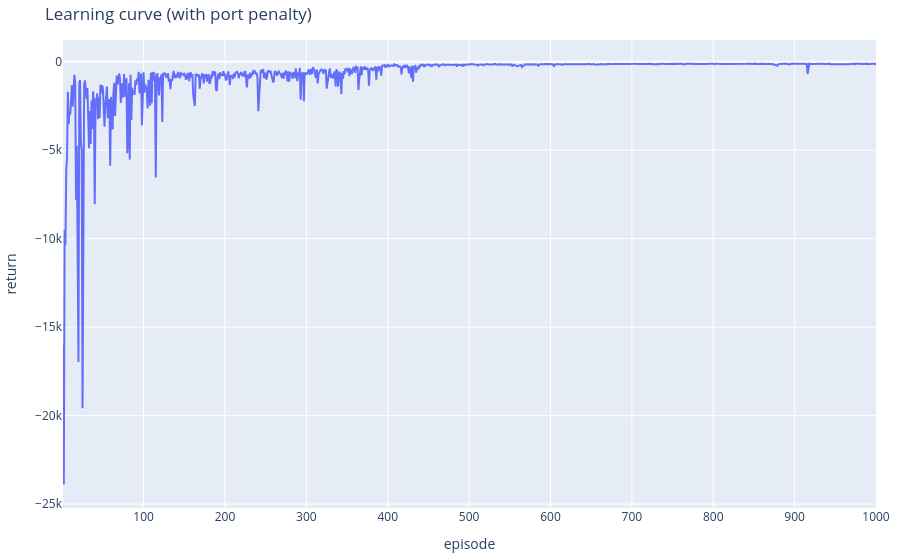

The notebook cell this image was saved under:
### Markdown cell above
## 7. Training

`lab.train` runs the episodes on a copy of the robot **without physics** (only kinematics), which is fast: 1000 episodes of 30 s each take about a minute.
At every step it calls your `choose_action`, your `reward` and your `q_update`.

### Code cell
Q_penalty, returns_penalty, visits_penalty = lab.train(reward, q_update, choose_action, port_penalty=True)

cl.plot_series(list(range(1, len(returns_penalty) + 1)), {"return": returns_penalty},
               xlabel="episode", ylabel="return", title="Learning curve (with port penalty)")
print("table entries visited at least once:", np.count_nonzero(visits_penalty), "of", visits_penalty.size)
print("table entries visited fewer than 10 times:", np.count_nonzero(visits_penalty < 10))

### Figure 1 — Plotly figure (JSON) as saved in the notebook; plotly's stock layout.template omitted (floating-point values rounded to 4 significant figures; data arrays with more than 128 entries replaced by an {"elided": "..."} marker saying what was removed)
{"data": [{"mode": "lines", "name": "return", "type": "scatter", "x": {"elided": "1000 int values"}, "y": {"elided": "1000 float values"}}], "layout": {"margin": {"b": 10, "l": 10, "r": 10, "t": 40}, "title": {"text": "Learning curve (with port penalty)"}, "xaxis": {"title": {"text": "episode"}}, "yaxis": {"title": {"text": "return"}}}}
